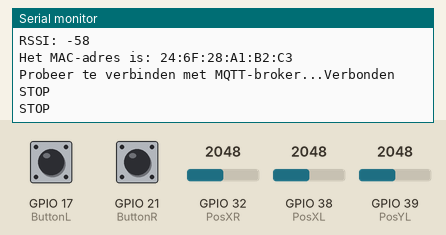
Bench run of a sketch on a simulated ESP32. Parts: the last lines printed to the serial monitor. Inputs (shaded band) come from the test bench; at power-on: GPIO 32 (PosXR) = 2048, GPIO 39 (PosYL) = 2048, GPIO 38 (PosXL) = 2048, GPIO 17 (ButtonL) HIGH, GPIO 21 (ButtonR) HIGH. WiFi joins after 1.5 s; servers stay silent unless stated; no MQTT or app messages arrive unless stated.

Above: at 2.7 s.
2.8 s: GPIO 32 (PosXR) set to 2241
At 4.1 s:
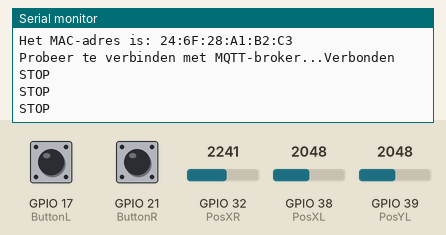
4.3 s: GPIO 32 (PosXR) set to 2347
At 4.9 s:
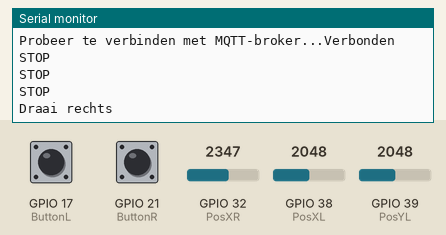
10.0 s: GPIO 39 (PosYL) set to 2275
At 10.9 s:
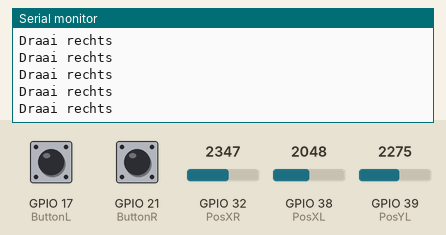
11.5 s: GPIO 39 (PosYL) set to 2333
At 12.4 s:
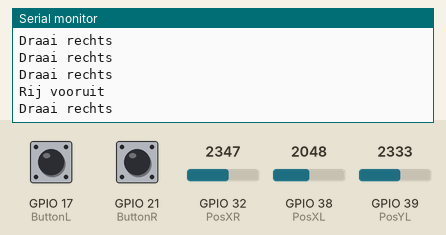

The sketch:

Richting_robot_uitlezen_en_doorsturen_via_MQTT.ino
```cpp
#include "WiFi.h" //Bibliotheek nodig voor de wifi.
#include <PubSubClient.h> //bibliotheek nodig voor MQTT.
// In de library manager moet PubSubClient geïnstalleerd zijn.

//duidelijke namen geven aant de pinnen
#define PosXL A2
#define PosYL A3
#define ButtonL 17
#define PosXR A4
#define PosYR 32
#define ButtonR 21

const int DeadzoneMIN = 1200; //dit zijn de deadzones van de joysticks zodat de eventuele afwijkingen genegeerd worden
const int DeadzoneMAX = 2300;

//Declaratie van de methoden
void mqttConnect();
void initWiFi();
void afstandsbediening();
void initINPUTS();
void readINPUTS();

//Wifi instellingen
const char* ssid = "ICW";           //SSID van het te gebruiken wifi-netwerk.
const char* paswoord = "ICW6_ICW6"; //Paswoord van het te gebruiken wifi-netwerk
WiFiClient WiFiClient1;             //Een object wifiClient1 van de klasse wifiClient.

//Instellingen MQTT-broker
const char* mqttBroker = "broker.hivemq.com";     // De te gebruiken MQTT-broker.
const char* mqttClientName = "Robot_Wout_Noah ";  //Naam van de MQTT-client
const char* PubRichting = "Robot/Richting";       //Naam van de topic waarop data verstuurd wordt (publish).
const char* PubDraaien = "Robot/Draaien";         //Naam van de topic waarop data verstuurd wordt (publish).
const char* mqttPwd = "mqtt paswoord";            //Paswoord van de MQTT-broker.
const char* clientID = "username0001";            //Client id usernamen+0001
PubSubClient mqttClient1(WiFiClient1);

//variabelen van de joysticks
int intWaardeXL;
int intWaardeYL;
bool blButtonL;
int intWaardeXR;
int intWaardeYR;
bool blButtonR;


void setup()
{
  Serial.begin(115200);                     //Instellen serieële communicatie.

  initWiFi();                               //Instellen van de wifi.
  mqttClient1.setServer(mqttBroker, 1883);  //Instellen van de MQTT broker.
  initINPUTS();                             //de inputs instellen als input
}

void initWiFi()
{
  WiFi.begin(ssid,paswoord);// Verbinding maken met het draadloze netwerk, met het meegegeven SSID en paswoord.
  Serial.println("Verbindt met WiFi ..");
  while (WiFi.status() != WL_CONNECTED)//Controle of er verbinding is.
  {
    Serial.print('.');//Zolang er geen verbinding is print een puntje.
    delay(500);// Een halve seconde wachten.
  }
  // Verbonden met wifi. De nodige info naar de serial monitor sturen.
  Serial.print("Verbonden met");
  Serial.println(ssid);
  Serial.print("Het gekregen IP-adres van het netwerk is: ");
  Serial.println(WiFi.localIP());//Print het gekregen IP-adres.
  Serial.print("RSSI: ");
  Serial.println(WiFi.RSSI());//Geef de signaalsterkte met het wifi netwerk.
  WiFi.setHostname("ESP32 Node Tom"); //Instellen van de hostname
  Serial.print("Het MAC-adres is: ");
  Serial.println(WiFi.macAddress());
}

//de inputs instellen als input
void initINPUTS()
{
  pinMode(PosXL, INPUT);
  pinMode(PosYL, INPUT);
  pinMode(ButtonL, INPUT_PULLUP);
  pinMode(PosXR, INPUT);
  pinMode(PosYR, INPUT);
  pinMode(ButtonR, INPUT_PULLUP);
}

void loop()
{
  //Controle of de ESP32 nog verbonden is met de MQTT-broker.
  if(!mqttClient1.connected())
  {
    mqttConnect();
  }
  //Dit moet reggelmatig worden aangeroepen om de client in staat te stellen
  // inkomende berichten te verwerken en de verbinding met de server te behouden.
  mqttClient1.loop();

  afstandsbediening();
}

void mqttConnect()
{
  while (!mqttClient1.connected())
  {
    Serial.print("Probeer te verbinden met MQTT-broker...");
    if (mqttClient1.connect(mqttClientName))
    {
      Serial.println("Verbonden");
      mqttClient1.publish("Hallo", mqttClientName);
      //Plaats hier alle topics waarvan je data wil ontvangen.
      //...
    }
    else
    {
      Serial.print("Mislukt, rc=");
      Serial.print(mqttClient1.state());
      Serial.println(" Probeer opnieuw binnen 5 seconden");
      delay(5000);
    }
  }
}

void afstandsbediening()
{
  bool blLinks = false;
  bool blRechts = false;
  bool blVooruit = false;
  bool blAchteruit = false;
  bool blDraaiLinks = false;
  bool blDraaiRechts = false;
  bool blLinksVooruit = false;
  bool blRechtsVooruit = false;
  bool blLinksAchteruit = false;
  bool blRechtsAchteruit = false;
  readINPUTS();
  if(intWaardeXL < DeadzoneMIN)
  {
    blLinks = true;
  }
  else if(intWaardeXL > DeadzoneMAX)
  {
    blRechts = true;
  }
  if(intWaardeYL < DeadzoneMIN)
  {
    blAchteruit = true;
  }
  else if(intWaardeYL > DeadzoneMAX)
  {
    blVooruit = true;
  }
  if(intWaardeXR < DeadzoneMIN)
  {
    blDraaiLinks = true;
  }
  else if(intWaardeXR > DeadzoneMAX)
  {
    blDraaiRechts = true;
  }

  if((blVooruit == true)&&(blLinks == true))
  {
    blLinksVooruit = true;
    blDraaiLinks = false;
    blDraaiRechts = false;
    blLinks = false;
    blVooruit = false;

    Serial.println("Rij LinksVooruit");
    mqttClient1.publish(PubRichting, "Rij LinksVooruit");
  }
  if((blVooruit == true)&&(blRechts == true))
  {
    blRechtsVooruit = true;
    blDraaiLinks = false;
    blDraaiRechts = false;
    blRechts = false;
    blVooruit = false;

    Serial.println("Rij RechtsVooruit");
    mqttClient1.publish(PubRichting, "Rij RechtsVooruit");
  }
  if((blAchteruit == true)&&(blLinks == true))
  {
    blLinksAchteruit = true;
    blDraaiLinks = false;
    blDraaiRechts = false;
    blLinks = false;
    blAchteruit = false;

    Serial.println("Rij LinksAchteruit");
    mqttClient1.publish(PubRichting, "Rij LinksAchteruit");
  }
  if((blAchteruit == true)&&(blRechts == true))
  {
    blRechtsAchteruit = true;
    blDraaiLinks = false;
    blDraaiRechts = false;
    blRechts = false;
    blAchteruit = false;

    Serial.println("Rij RechtsAchteruit");
    mqttClient1.publish(PubRichting, "Rij RechtsAchteruit");
  }

  if(blLinks == true)
  {
    Serial.println("Rij naar links");
    mqttClient1.publish(PubRichting, "Rij links");
  }
  else if(blRechts == true)
  {
    Serial.println("Rij naar rechts");
    mqttClient1.publish(PubRichting, "Rij rechts");
  }
  if(blVooruit == true)
  {
    Serial.println("Rij vooruit");
    mqttClient1.publish(PubRichting, "Rij vooruit");
  }
  else if(blAchteruit == true)
  {
    Serial.println("Rij achteruit");
    mqttClient1.publish(PubRichting, "Rij achteruit");
  }
  if(blDraaiLinks == true)
  {
    Serial.println("Draai links");
    mqttClient1.publish(PubDraaien, "Draai links");
  }
  else if(blDraaiRechts == true)
  {
    Serial.println("Draai rechts");
    mqttClient1.publish(PubDraaien, "Draai rechts");
  }

  if((blRechtsAchteruit == false)&&(blLinksAchteruit == false)&&(blRechtsVooruit == false)&&(blLinksVooruit == false)&&(blDraaiRechts == false)&&(blDraaiLinks == false)&&(blAchteruit == false)&&(blVooruit == false)&&(blRechts == false)&&(blLinks == false))
  {
    Serial.println("STOP");
    mqttClient1.publish(PubRichting, "STOP");
    mqttClient1.publish(PubDraaien, "STOP");
  }
  delay(1000);
}

void readINPUTS()
{
  intWaardeXL = analogRead(PosXL);
  intWaardeYL = analogRead(PosYL);
  blButtonL = digitalRead(ButtonL);

  intWaardeXR = analogRead(PosXR);
  intWaardeYR = analogRead(PosYR);
  blButtonR = digitalRead(ButtonR);
}
```

Measured:
- the behaviour switches between 2300 and 2301 on GPIO 32 (PosXR) (found by bisection; images 1 and 2)
- after the input at 4.3 s, the serial monitor: prints a new line after 0.27 s (image 2)
- after the input at 11.5 s, the serial monitor: prints a new line after 0.08 s (image 4)
